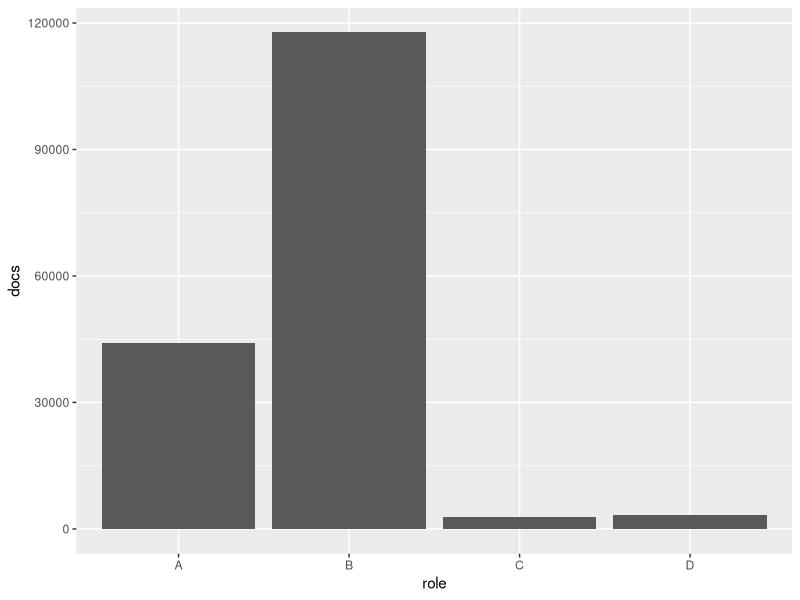

Source code (R):
## ---- chunk 1
tibble::tibble(role = LETTERS[1:4], docs = c(43978, 117759, 2771, 3289)) |>
  ggplot2::ggplot(ggplot2::aes(x = role, y = docs)) +
  ggplot2::geom_col()
